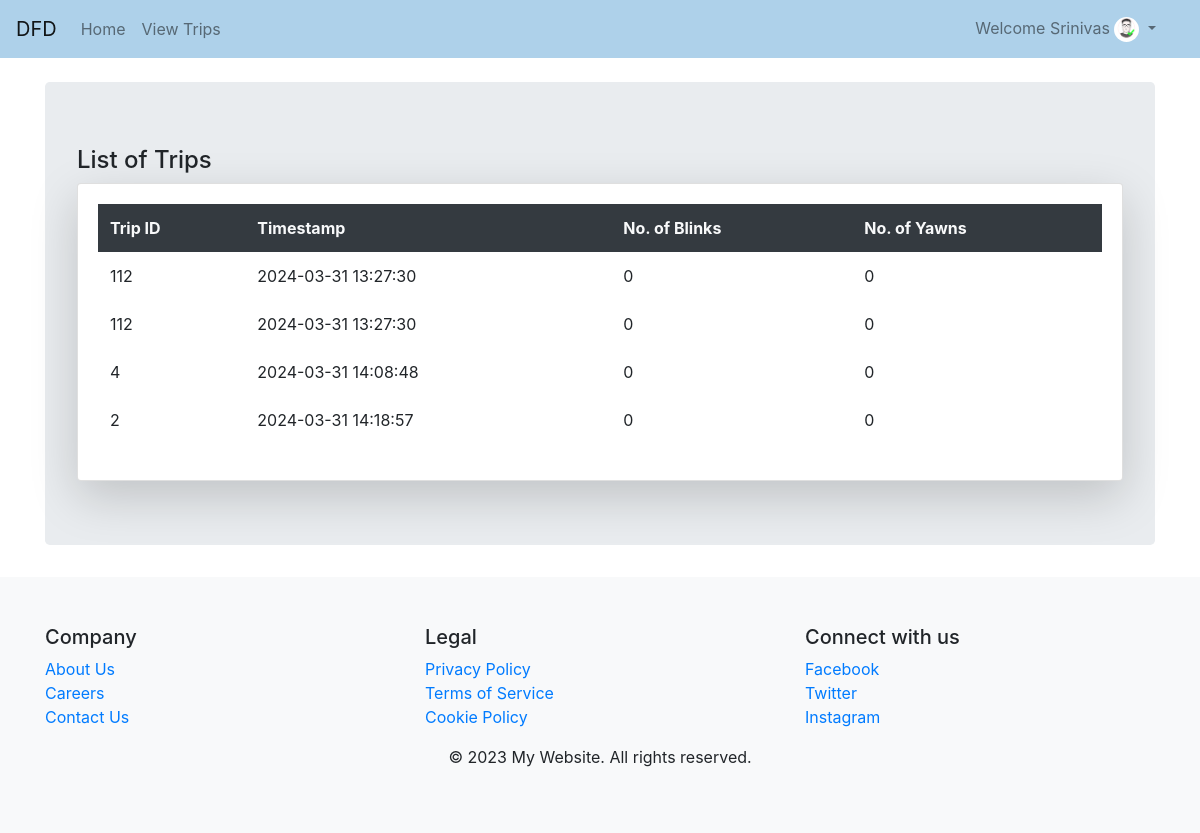
The app's page /completed/ (signed in) with its own data.
### Face_Recognition/models.py (models this page shows)
class User(AbstractUser):
	rt = [
		(0,'User'),
		(1,'Driver'),
		(2,'Staff'),
		(3,'admin'),
	]
	License = models.CharField(max_length=20)
	role_type = models.IntegerField(default=0)
	upfe = models.ImageField(upload_to='Profiles/',default='sample.png')

class data_submit(models.Model):
	Trip_ID = models.IntegerField()
	Timestamp = models.IntegerField()
	Blink = models.IntegerField()
	Yawn = models.IntegerField()

### Face_Recognition/views.py (the view)
# urls.py: path('completed/',views.completed,name="completed"),
def completed(request):
    p = data_submit.objects.all()
    return render(request,'completed.html',{'k':p})

### templates/completed.html (shortened to what this page needs)
{% extends 'base.html' %}
{% block content %}
<div class="jumbotron">
    {% if user.is_authenticated %}
    {% if request.user.role_type == 3 or user.role_type == 2 %}
    <h4>List of Trips</h4>
    <div class="row">
        <div class="col">
            <div class="card card-body shadow-lg">
                <table class="table table-borderless">
                    <tr class="bg-dark text-light">
                        <th>Trip ID</th>
                        <th>Timestamp</th>
                        <th>No. of Blinks</th>
                        <th>No. of Yawns</th>
                    </tr>
                    {% for j in k %}
                    <tr>
                        <td>{{j.Trip_ID}}</td>
                        <td>{{j.Timestamp}}</td>
                        <td>{{j.Blink}}</td>
                        <td>{{j.Yawn}}</td>
                    </tr>
                    {% endfor %}
                </table>
            </div>
        </div>
    </div>
    {% elif request.user.role_type == 1 %}
    Drivers Don't Access To View
    {% elif request.user.role_type == 0 %}
    User Don't Access To View
    {% endif %}
    {% endif %}
</div>
{% endblock %}

### templates/base.html (shortened to what this page needs)
{% load static %}
<!DOCTYPE html>
<html lang="en">
<head>
  <link rel="stylesheet" href="{% static 'css/bootstrap.min.css' %}">
</head>
<body>
    {% include 'navbar.html' %}
    <div class="container mt-4">
      {% block content %}{% endblock %}
    </div>
    {% include 'footer.html' %}
</body>
</html>

### templates/navbar.html (shortened to what this page needs)
<nav class="navbar navbar-expand-lg navbar-light" style="background-color: #aed1ea;">
    <a class="navbar-brand" href="{% url 'hm' %}">DFD</a>
    <div class="collapse navbar-collapse" id="collapsibleNavbar">
        <ul class="navbar-nav">
            {% if not user.is_authenticated %}
                <li class="nav-item">
                    <a class="nav-link {% if request.path == '/' %}active{% endif %}" href="{% url 'hm' %}">Home</a>
                </li>
                <li class="nav-item">
                    <a class="nav-link {% if request.path == '/about/' %}active{% endif %}" href="{% url 'about' %}">About</a>
                </li>
                <li class="nav-item">
                    <a class="nav-link {% if request.path == '/contact/' %}active{% endif %}" href="{% url 'contact' %}">Contact</a>
                </li>
                <li class="nav-item">
                    <a class="nav-link {% if request.path == '/register/' %}active{% endif %}" href="{% url 'register' %}">Register</a>
                </li>
                {% else %}
                    <li class="nav-item">
                        <a class="nav-link {% if request.path == '/' %}active{% endif %}" href="{% url 'hm' %}">Home</a>
                    </li>
                {% if request.user.role_type == 0 %}
                    <li class="nav-item">
                        <a class="nav-link {% if request.path == '/viewtrips/' %}active{% endif %}" href="{% url 'view_trips' %}">View Trips</a>
                    </li>
                {% elif request.user.role_type == 1 %}
                    <li class="nav-item">
                        <a class="nav-link {% if request.path == '/viewtrips/' %}active{% endif %}" href="{% url 'view_trips' %}">View Trips</a>
                    </li>
                {% elif request.user.role_type == 2 %}
                    <li class="nav-item">
                        <a class="nav-link {% if request.path == '/viewtrips/' %}active{% endif %}" href="{% url 'view_trips' %}">View Trips</a>
                    </li>
                {% endif %}
            {% endif %}
        </ul>
        <ul class="navbar-nav ml-auto" style="margin-right: 20px">
            {% if user.is_authenticated %}
                <div class="dropdown">
                    <a class="nav-link dropdown-toggle" data-toggle="dropdown">Welcome {{request.user.username}}
                        <img src="{{request.user.upfe.url}}" class="rounded-circle" height="25px" width="25px">
                    </a>
                </div>
            {% else %}
                <li class="nav-item">
                    <a class="nav-link {% if request.path == '/lgo/' %}active{% endif %}" href="{% url 'login' %}">Login</a>
                </li>
            {% endif %}
          </ul>
    </div>
</nav>

### templates/footer.html
<footer class="bg-light py-5">
  <div class="container">
    <div class="row">
      <div class="col-12 col-md-4">
        <h5>Company</h5>
        <ul class="list-unstyled">
          <li><a href="#">About Us</a></li>
          <li><a href="#">Careers</a></li>
          <li><a href="#">Contact Us</a></li>
        </ul>
      </div>
      <div class="col-12 col-md-4">
        <h5>Legal</h5>
        <ul class="list-unstyled">
          <li><a href="#">Privacy Policy</a></li>
          <li><a href="#">Terms of Service</a></li>
          <li><a href="#">Cookie Policy</a></li>
        </ul>
      </div>
      <div class="col-12 col-md-4">
        <h5>Connect with us</h5>
        <ul class="list-unstyled">
          <li><a href="#">Facebook</a></li>
          <li><a href="#">Twitter</a></li>
          <li><a href="#">Instagram</a></li>
        </ul>
      </div>
    </div>
    <div class="row">
      <div class="col-12">
        <p class="text-center">© 2023 My Website. All rights reserved.</p>
      </div>
    </div>
  </div>
</footer>

### records on screen
User: user.username "Srinivas", user.upfe (picture)
data_submit: Trip_ID "112", Timestamp "2024-03-31 13:27:30", Blink "0", Yawn "0"
data_submit: Trip_ID "112", Timestamp "2024-03-31 13:27:30", Blink "0", Yawn "0"
data_submit: Trip_ID "4", Timestamp "2024-03-31 14:08:48", Blink "0", Yawn "0"
data_submit: Trip_ID "2", Timestamp "2024-03-31 14:18:57", Blink "0", Yawn "0"
